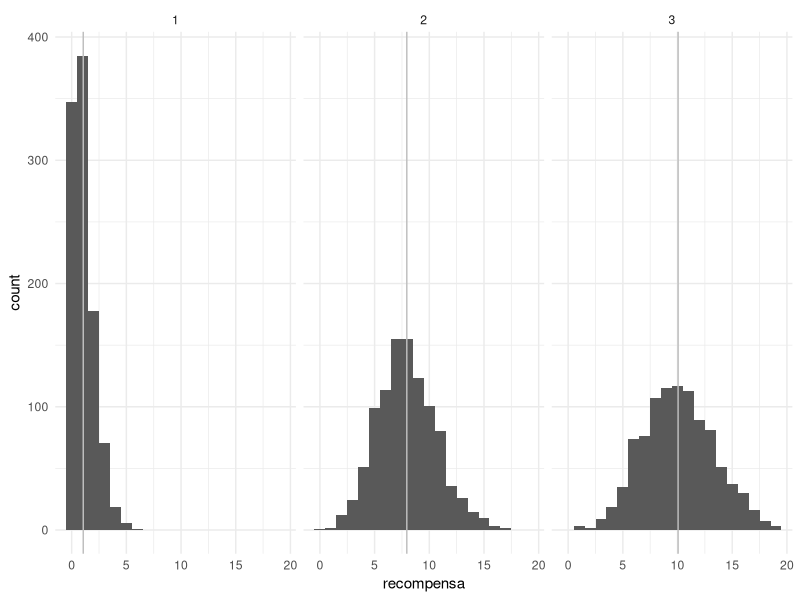
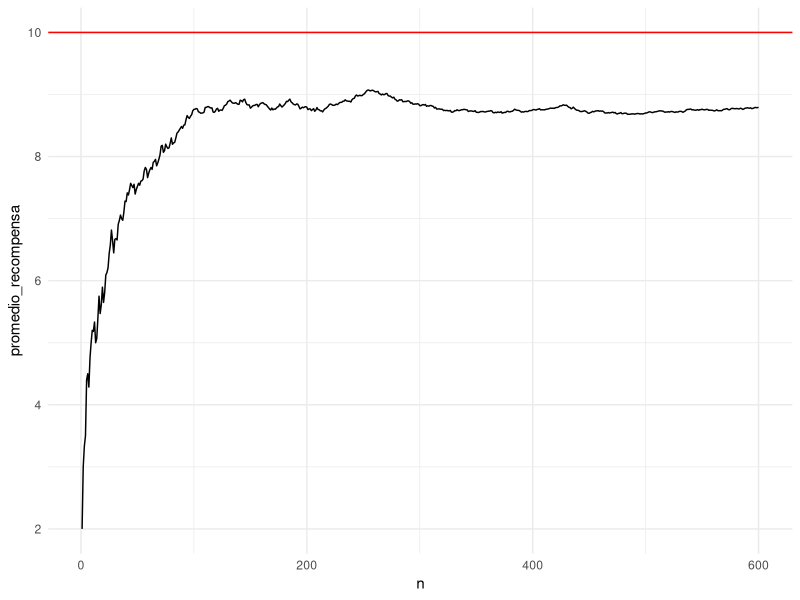
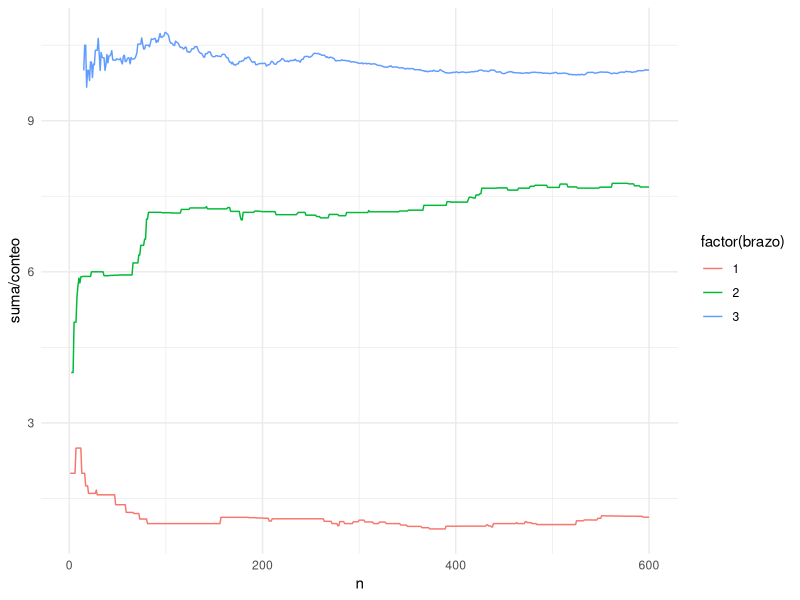
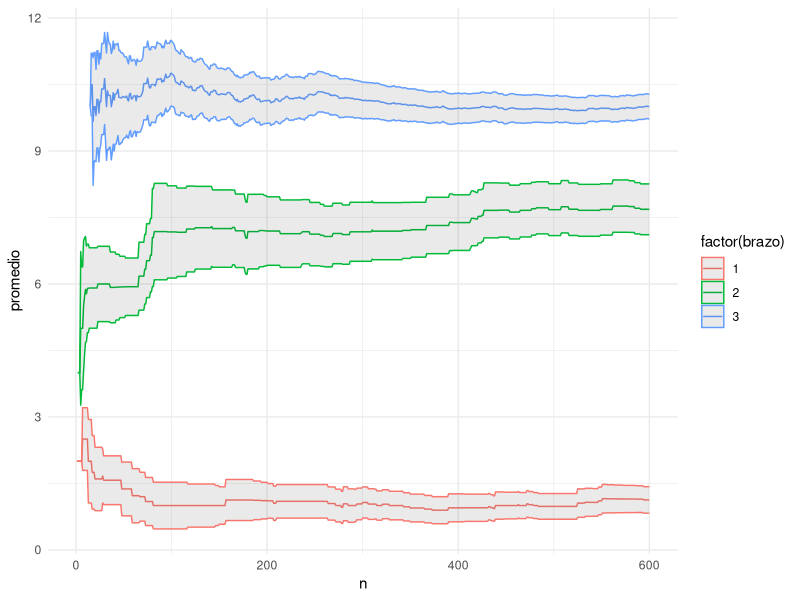
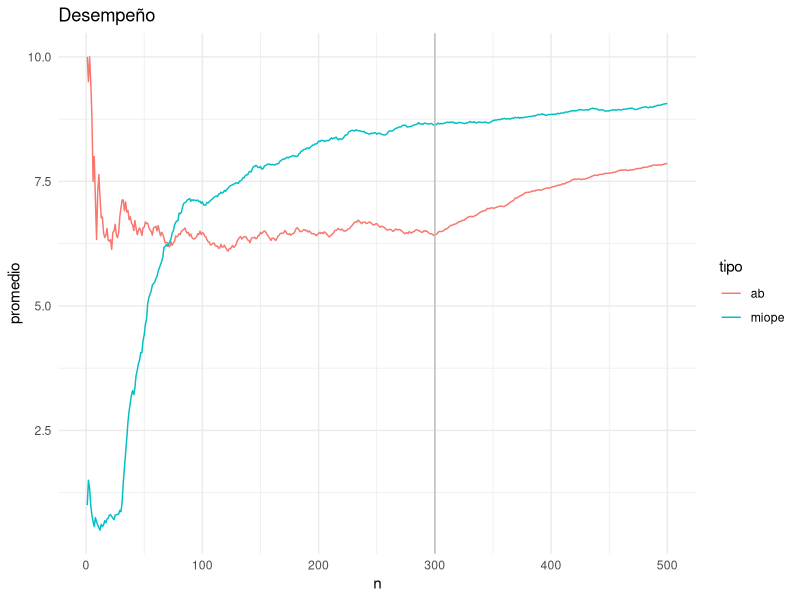
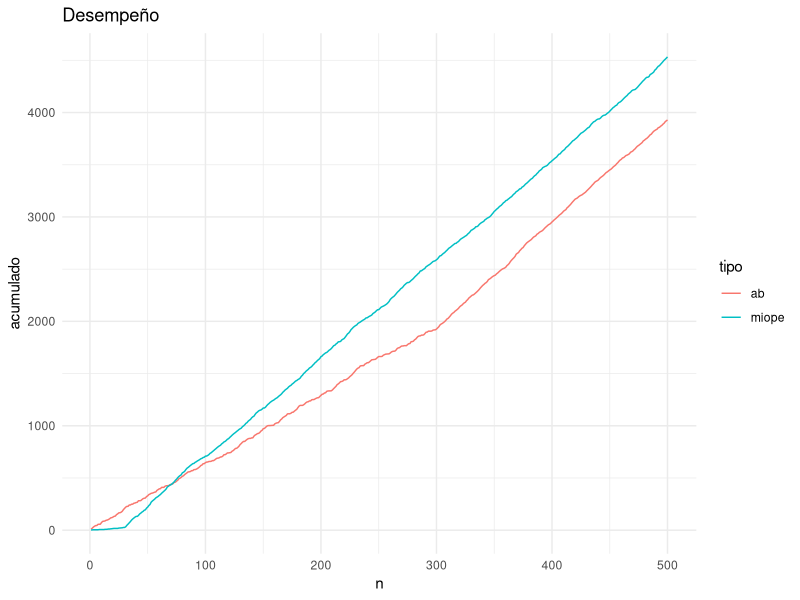
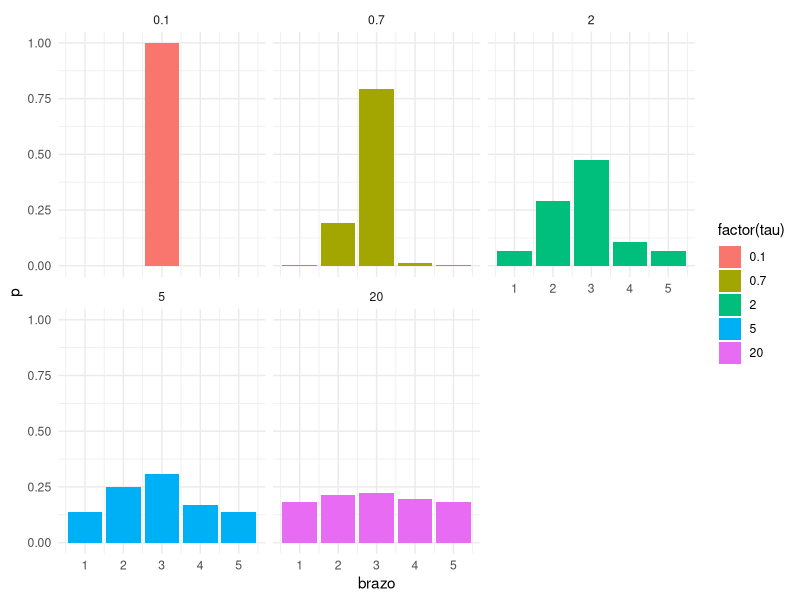
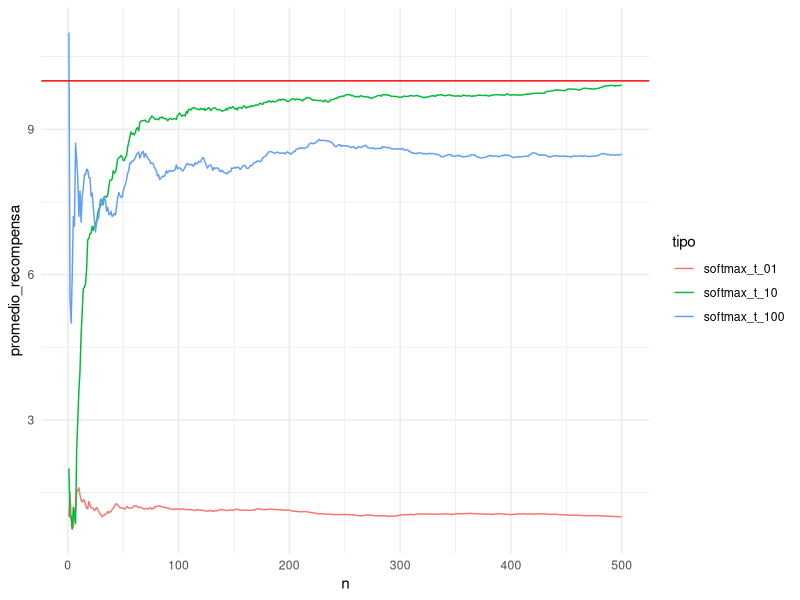

Here is the R script that generated these plots, in order:
## ---- chunk 1
library(tidyverse)
theme_set(theme_minimal())
compras_int_alto <- rpois(1000, 5)
compras_int_bajo <- rpois(1000, 1)
mean(compras_int_alto)
mean(compras_int_bajo)
## ---- chunk 2
library(tidyverse)
ps_int_alto <- 0.04
ps_int_bajo <- 0.01
## ---- chunk 3
anuncio_int_alto <- rbinom(1000, 1, ps_int_alto) 
anuncio_int_bajo <-  rbinom(1000, 1, ps_int_bajo)
head(anuncio_int_alto)
## ---- chunk 4
datos <- tibble(anuncio_ps = c(anuncio_int_alto, anuncio_int_bajo),
                compras = c(compras_int_alto, compras_int_bajo))
datos
## ---- chunk 5
datos %>% group_by(anuncio_ps) %>% 
  summarise(media_compras = round(mean(compras), 2), n = n())
## ---- chunk 6
datos %>% mutate(asigna = rbinom(2000, 1, 0.05)) %>% 
  group_by(asigna) %>% 
  summarise(media_compras = round(mean(compras), 2), n = n())
## ---- chunk 7
datos_obs <- data_frame(i = c(1L,2L,3L,4L,5L), 
           `Y_i(1)` = c(NA, 5L, 3L, NA, NA),
           `Y_i(0)` = c(2L, NA, NA, 3L, 2L), 
            T=c(0L,1L,1L,0L,0L),
            Y_i=c(2L,5L,3L,3L,2L))
datos_obs
## ---- chunk 8
mean.na <- function(x){ mean(x, na.rm = T)}
datos_obs %>%  
  summarise(media_tratados = mean.na(`Y_i(1)`),
            media_no_tratados = mean.na(`Y_i(0)`)) %>%
  mutate(diferencia = media_tratados - media_no_tratados)
## ---- chunk 9
crear_maquina_poisson <- function(lambda){
  # utilizamos recompensas poisson con distintas medias lambda
  n_brazos <- length(lambda)
  simular_maquina <- function(brazo){
      rpois(1, lambda = lambda[brazo])
  }
  simular_maquina
}
crear_maquina_bernoulli <- function(lambda){
  # utilizamos recompensas poisson con distintas medias lambda
  n_brazos <- length(lambda)
  simular_maquina <- function(brazo){
      rbinom(1, 1, p = lambda[brazo])
  }
  simular_maquina
}
sim_1 <- crear_maquina_poisson(lambda = c(1, 5, 8))

## ---- chunk 10
set.seed(2123)
#jalamos el brazo 2
sim_1(2)
# probemos otro
sim_1(3)
# el brazo 2 parece mejor, pero estamos seguros? Probemos más
sim_1(2)
sim_1(3)
# quizá el brazo 3 es mejor
sim_1(2)
sim_1(3)
## ---- chunk 11
sim_1(3)
## ---- chunk 12
sim_1(1)
sim_1(1)
sim_1(1)

## ---- chunk 13
brazo_2 <- c(10, 3, 7)
brazo_3 <- c(6, 13, 11, 3)
sprintf("Brazo 1: Media %.3f, Error estándar %.3f", mean(brazo_2), sd(brazo_2)/sqrt(length(brazo_2)))
sprintf("Brazo 2: Media %.3f, Error estándar %.3f", mean(brazo_3), sd(brazo_3)/sqrt(length(brazo_3)))
## ---- chunk 14
simular <- crear_maquina_poisson(lambda = c(1, 8, 10))
sim_recomp <- 
  data_frame(brazo = sample.int(3, 3000, replace = TRUE)) %>% 
  mutate(recompensa = map_dbl(brazo, simular)) %>%
  group_by(brazo) %>% mutate(media = mean(recompensa))
ggplot(sim_recomp, aes(x=recompensa)) + facet_wrap(~brazo) +
  geom_histogram(binwidth = 1) +
  geom_vline(aes(xintercept = media), colour = 'gray')
## ---- chunk 15
crear_epsilon_miope <- function(epsilon, inicial = 1, sim_fun){
  n_brazos <- environment(sim_fun)$n_brazos
  conteos <- rep(0, n_brazos)
  iteracion <- 0
  #recompensas <- vector("list", n_brazos)
  sumas <- rep(0, n_brazos)
  S <- rep(0, n_brazos)
  mejor <- inicial
  epsilon <- epsilon
  fun <- function(){
    if(runif(1) <= epsilon){
      #explorar
      brazo <- sample.int(n_brazos, 1)
    } else {
      #explotar
      brazo <- mejor
    }
    sim <- sim_fun(brazo)
    #recompensas[[brazo]] <<- c(recompensas[[brazo]], sim)
    media_ant <- ifelse(conteos[brazo] > 0, sumas[brazo] / conteos[brazo], 0)
    conteos[brazo] <<- conteos[brazo] + 1
    sumas[brazo] <<- sumas[brazo] + sim
    media <- sumas[brazo] / conteos[brazo]
    S[brazo] <<- S[brazo] + (sim - media_ant)*(sim - media)
    mejor <<- which.max(sumas /conteos)
    iteracion <<- iteracion + 1
    estado <- data_frame(n = iteracion,
                         brazo = 1:n_brazos,
                         conteo = conteos,
                         suma = sumas, 
                         media = sumas / conteos,
                         ee = sqrt(S / conteos)/sqrt(conteos))
    return(estado)
  }
  fun
}
## ---- chunk 16
set.seed(9233)
e_miope <- crear_epsilon_miope(epsilon = 0.5, inicial = 1, 
                               sim_fun = simular)
e_miope()
e_miope()
## ---- chunk 17
e_miope <- crear_epsilon_miope(epsilon = 0.3, inicial = 1, sim_fun = simular)
df_iteraciones <- lapply(1:600, function(i){
  e_miope()
}) %>% bind_rows %>% as_tibble()
df_iteraciones 
## ---- chunk 18
resumen <- df_iteraciones %>% group_by(n) %>%
  summarise(promedio_recompensa = sum(suma) / sum(conteo))
ggplot(resumen, aes(x = n, y = promedio_recompensa)) + geom_line() +
  geom_hline(yintercept = 10, colour = "red")
## ---- chunk 19
ggplot(df_iteraciones, aes(x = n, y = suma / conteo, 
       group = brazo, colour = factor(brazo))) + geom_line()
## ---- chunk 20
df_iteraciones <- df_iteraciones %>% group_by(brazo) %>%
    mutate(promedio = suma / conteo) 
ggplot(df_iteraciones, aes(x=n, y=promedio, 
        ymin = promedio - 2*ee,
        ymax = promedio + 2*ee, 
        colour = factor(brazo), group = brazo)) +
  geom_line() + geom_ribbon(alpha = 0.1)
## ---- chunk 21
set.seed(9322)
e_miope <- crear_epsilon_miope(epsilon = 0.1, inicial = 1, sim_fun = simular)
e_ab <- crear_epsilon_miope(epsilon = 1.0, inicial = 1, sim_fun = simular)
tiempo <- 500

df_iteraciones <- lapply(1:500, function(i){
  if(i==301){
    # si llegamos al tiempo 300 dejamos de explorar, y solo explotamos
    assign("epsilon", 0.0, environment(e_ab))
  }
  dat_miope <- e_miope()
  dat_ab <-  e_ab()
  dat_miope$tipo <- "miope"
  dat_ab$tipo <- "ab"
  bind_rows(dat_miope, dat_ab)
}) %>% bind_rows %>% as_tibble()
## ---- chunk 22
df_resumen <- df_iteraciones %>% group_by(n, tipo) %>% 
  summarise(promedio = sum(suma) / sum(conteo))
ggplot(df_resumen, aes(x=n, y = promedio, group = tipo, colour = tipo)) +
  geom_line() + labs(title = "Desempeño") +
  geom_vline(xintercept = 300, colour = "gray")
## ---- chunk 23
df_resumen <- df_iteraciones %>% group_by(n, tipo) %>% 
  summarise(acumulado = sum(suma))
ggplot(df_resumen, aes(x=n, y = acumulado, group = tipo, colour = tipo)) +
  geom_line() + labs(title = "Desempeño")

## ---- chunk 24
r <- c(1, 4, 5, 2, 1)
softmax <- function(r, tau){
  exp(r/tau) / sum(exp(r/tau))
}
softmax_tau <- data_frame(tau = c(0.1, 0.7, 2, 5, 20)) %>%
  mutate(df = map(tau, function(t){
    data_frame(brazo = 1:length(r), p = softmax(r, t))
  })) %>% unnest

ggplot(softmax_tau, aes(x=brazo, y=p, fill=factor(tau), group=tau)) + 
  geom_bar(position="dodge", stat = "identity") + facet_wrap(~tau)
## ---- chunk 25
crear_softmax <- function(temp_0 = 1, inicial = 1, sim_fun, recocido = F){
  n_brazos <- environment(sim_fun)$n_brazos
  conteos <- rep(0, n_brazos)
  sumas <- rep(0, n_brazos)
  iteracion <- 0
  fun <- function(){
    iteracion <<- iteracion + 1
    if(recocido){
      temperatura <- temp_0 / log(iteracion + 0.0001)
    }
    promedio <- sumas / (conteos + 1)
    m <- max(promedio / temperatura)
    exp_sumas <- exp(promedio / temperatura - m)
    probs <- exp_sumas / sum(exp_sumas)
    brazo <- sample(1:n_brazos, 1, prob = probs)
    sim <- sim_fun(brazo)
    conteos[brazo] <<- conteos[brazo] + 1
    sumas[brazo] <<- sumas[brazo] + sim
    estado <- data_frame(n = iteracion,
                         brazo = 1:n_brazos,
                         conteo = conteos,
                         suma = sumas)
  }
  fun
}
## ---- chunk 26
set.seed(1332)
smax_1 <- crear_softmax(temp_0 = 1.0, inicial = 3, recocido = TRUE, sim_fun = simular)
smax_2 <- crear_softmax(temp_0 = 0.1, inicial = 3, recocido = TRUE, sim_fun = simular)
smax_3 <- crear_softmax(temp_0 = 25.0, inicial = 3, recocido = TRUE, sim_fun = simular)
metodos <- list(softmax_t_10 = smax_1, 
                softmax_t_01 = smax_2, 
                softmax_t_100 = smax_3)

df_iteraciones <- lapply(1:500, function(i){
  resultados <- lapply(1:length(metodos), function(i){ 
    metodos[[i]]() %>% mutate(tipo = names(metodos)[i]) })
  bind_rows(resultados)
}) %>% bind_rows %>% as_tibble()
tail(df_iteraciones, 200)
## ---- chunk 27
resumen <- df_iteraciones %>% group_by(n, tipo) %>%
  summarise(promedio_recompensa = sum(suma) / sum(conteo))
ggplot(resumen, aes(x=n, y= promedio_recompensa, colour = tipo, group = tipo)) + geom_line() +
  geom_hline(yintercept = 10, colour = "red")
## ---- chunk 28
crear_ucb <- function(inicial = 1, sim_fun, max = 1){
  n_brazos <- environment(sim_fun)$n_brazos
  conteos <- rep(0, n_brazos)
  sumas <- rep(0, n_brazos)
  iteracion <- 0
  fun <- function(){
    iteracion <<- iteracion + 1
    cotas <- (sumas / max) / conteos  +  sqrt(2* log(iteracion) / conteos)
    cotas[is.nan(cotas)] <- Inf
    brazo <- which.max(cotas)
    sim <- sim_fun(brazo)
    conteos[brazo] <<- conteos[brazo] + 1
    sumas[brazo] <<- sumas[brazo] + sim
    estado <- data_frame(n = iteracion,
                         brazo = 1:n_brazos,
                         conteo = conteos,
                         suma = sumas)
  }
  fun
}
## ---- chunk 29
set.seed(92329)
sim_2 <- crear_maquina_bernoulli(lambda = c(0.01,  0.99, 0.2, 0.1,0.1))
ucb <- crear_ucb(inicial = 1, sim_fun = sim_2)
smax <- crear_softmax(temp_0 = 1.5, inicial = 1, recocido = TRUE, sim_fun = sim_2)
miope <- crear_epsilon_miope(epsilon = 0.1, inicial = 1, sim_fun = sim_2)

metodos <- list(ucb = ucb, 
                softmax = smax, 
                miope = miope)

df_iteraciones <- lapply(1:500, function(i){
  resultados <- lapply(1:length(metodos), function(i){ 
    metodos[[i]]() %>% mutate(tipo = names(metodos)[i]) })
  bind_rows(resultados)
}) %>% bind_rows %>% as_tibble()
## ---- chunk 30
resumen <- df_iteraciones %>% group_by(n, tipo) %>%
  summarise(promedio_recompensa = sum(suma) / sum(conteo))
ggplot(resumen, aes(x=n, y= promedio_recompensa, colour = factor(tipo), group=tipo)) + geom_line()  +
  geom_hline(yintercept = 0.99, colour = 'red')
## ---- chunk 31

correr_algos <- function(metodos = metodos, t = 300){
  ucb <- crear_ucb(inicial = 1, sim_fun = sim_2)
  smax <- crear_softmax(temp_0 = 1, inicial = 3, recocido = TRUE, sim_fun = sim_2)
  miope <- crear_epsilon_miope(epsilon = 0.1, sim_fun = sim_2)

  metodos <- list(ucb = ucb, 
                softmax = smax, 
                miope = miope)
  df_out <- lapply(1:t, function(i){
    resultados <- lapply(1:length(metodos), function(i){ 
        metodos[[i]]() %>% mutate(tipo = names(metodos)[i]) 
    })
    bind_rows(resultados) }) %>% bind_rows %>% as_tibble()
  df_out
}
replicaciones <- data_frame(rep = 1:6) %>%
  mutate(data = map(rep, function(rep) { correr_algos(metodos) })) %>% unnest
## ---- chunk 32
resumen <- replicaciones %>% group_by(n, tipo, rep) %>%
  summarise(promedio_recompensa = sum(suma) / sum(conteo))
ggplot(resumen, aes(x=n, y= promedio_recompensa, colour = factor(tipo), group=tipo)) + geom_line()  +
  geom_hline(yintercept = 0.99, colour = 'red') + facet_wrap(~rep)
## ---- chunk 33
crear_bayesiano <- function(sim_fun, num_sims = 1000, a = 1, b = 1){
  n_brazos <- environment(sim_fun)$n_brazos
  conteos <- rep(0, n_brazos)
  sumas <- rep(0, n_brazos)
  iteracion <- 0
  fun <- function(){
    sims_post <- tibble(brazos = 1:n_brazos,
                       conteos = conteos,
                       sumas = sumas) %>% 
      mutate(sims = map2(conteos, sumas,
          function(n, y){
            tibble(sim_no = 1:num_sims, valor = rbeta(num_sims, y + a, n - y + b))
          })) %>% 
      select(brazos, sims) %>% unnest %>% 
      group_by(sim_no) %>% 
      filter(valor == max(valor))
    pesos <- tibble(brazos = 1:n_brazos)  
    resumen <- sims_post %>% ungroup() %>% select(brazos) %>%
      group_by(brazos) %>% 
      summarise(prop = n() / num_sims) 
    pesos <- pesos %>% left_join(resumen, by = "brazos") %>% 
      mutate(prop = ifelse(is.na(prop), 0, prop))
    brazo <- sample(pesos$brazos, 1, prob = pesos$prop)  
    sim <- sim_fun(brazo)
    iteracion <<- iteracion + 1
    conteos[brazo] <<- conteos[brazo] + 1
    sumas[brazo] <<- sumas[brazo] + sim
    estado <- data_frame(n = iteracion,
                         brazo = 1:n_brazos,
                         conteo = conteos,
                         suma = sumas) %>% 
      mutate(inf = map2_dbl(conteo, suma, function(n, y){
        qbeta(0.05, y + a, n - y + b)
      })) %>% 
      mutate(sup = map2_dbl(conteo, suma, function(n, y){
        qbeta(0.95, y + a, n - y + b)
      }))
    estado
  }
  fun
}
## ---- chunk 34
set.seed(99770)
sim_3 <- crear_maquina_bernoulli(lambda = c(0.05, 0.30, 0.15))
bayesiano <- crear_bayesiano(sim_fun = sim_3)
df_iteraciones <- lapply(1:600, function(i){
  bayesiano()
}) %>% bind_rows %>% as_tibble()
tail(df_iteraciones)
ggplot(df_iteraciones, aes(x = n, ymin = inf, ymax = sup, group = brazo,
                           colour = factor(brazo))) +
  geom_ribbon(alpha = 0.1)
